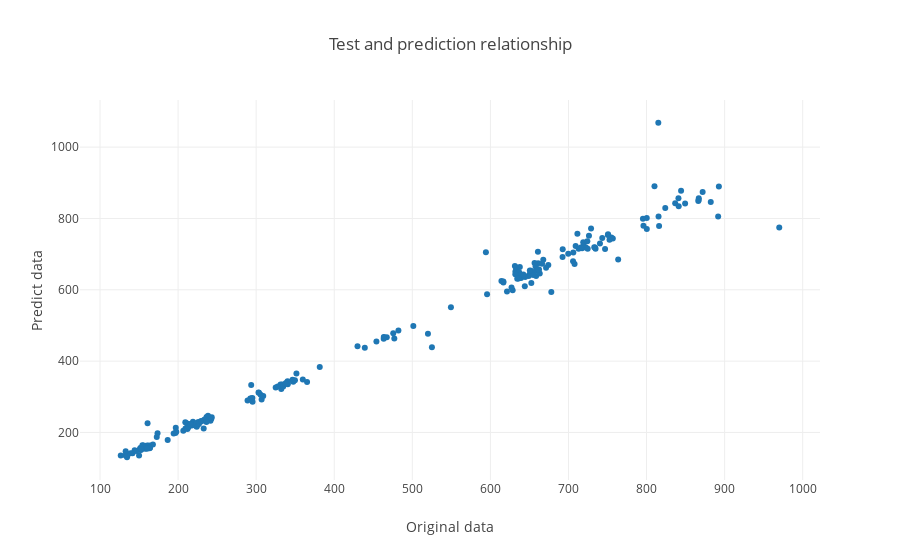

This figure's notebook cell:
### Code cell
t1 = go.Scatter(
    x = t['x'],
    y = t['y'],
    mode = "markers",
)

l = go.Layout(
    title = "Test and prediction relationship",
    xaxis = dict(
        title = "Original data"
        ),
    yaxis = dict(
        title = "Predict data"
        )
)
fig = go.Figure([t1], layout=l)
iplot(fig, filename="filename")

### Figure 1 — Plotly figure (JSON) as saved in the notebook; plotly's stock layout.template omitted (floating-point values rounded to 4 significant figures; data arrays with more than 128 entries replaced by an {"elided": "..."} marker saying what was removed)
{"data": [{"mode": "markers", "type": "scatter", "uid": "b1261e44-d5d7-4484-a10e-e672857841e4", "x": {"elided": "219 float values"}, "y": {"elided": "219 float values"}}], "layout": {"title": {"text": "Test and prediction relationship"}, "xaxis": {"title": {"text": "Original data"}}, "yaxis": {"title": {"text": "Predict data"}}}}
